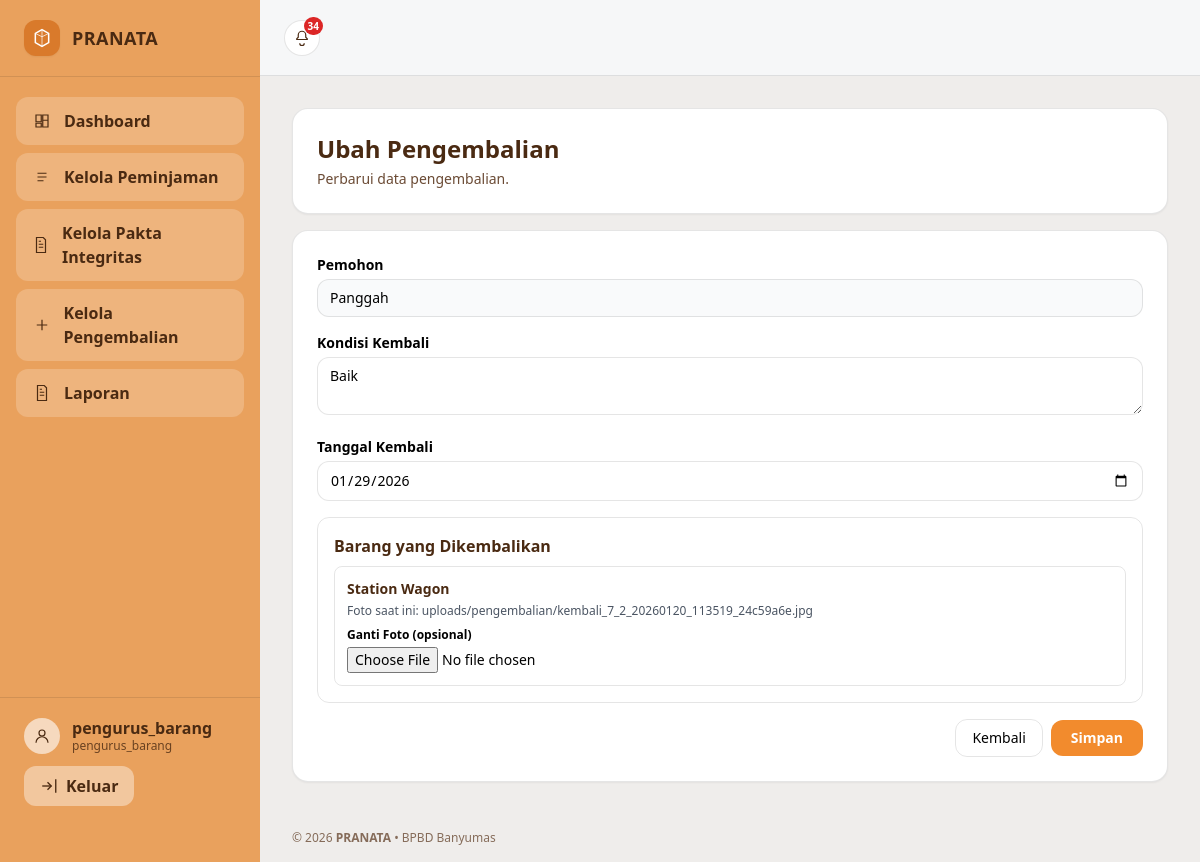
Screenshot of /index.php?page=pengurus_pengembalian_edit&id=7 (signed in) with the database file from the repository.
### tables this page shows
CREATE TABLE `pengembalian` (
  `id_kembali` int(11) NOT NULL,
  `id_pinjam` int(11) NOT NULL,
  `id_user` int(11) NOT NULL,
  `kondisi_kembali` varchar(80) DEFAULT NULL,
  `status` enum('pending','processing','completed','ditolak','rejected') NOT NULL,
  `requested_by` int(11) DEFAULT NULL,
  `verified_by` int(11) DEFAULT NULL,
  `verified_at` datetime DEFAULT NULL
);

CREATE TABLE `peminjaman` (
  `id_pinjam` int(11) NOT NULL,
  `id_user` int(11) NOT NULL,
  `nama_pihak1` varchar(120) DEFAULT NULL,
  `nip` varchar(30) DEFAULT NULL,
  `jabatan` varchar(80) DEFAULT NULL,
  `nama_pihak2` varchar(120) DEFAULT NULL,
  `nip1` varchar(30) DEFAULT NULL,
  `jabatan1` varchar(80) DEFAULT NULL,
  `alamat` varchar(255) DEFAULT NULL,
  `no_hp` varchar(15) DEFAULT NULL,
  `tujuan` varchar(200) DEFAULT NULL,
  `tgl_pinjam` date NOT NULL,
  `tgl_jatuh_tempo` date DEFAULT NULL,
  `spesifikasi` text DEFAULT NULL,
  `keterangan` text DEFAULT NULL,
  `status` enum('pending','waiting_verification','approved','completed','ditolak','rejected') NOT NULL,
  `requested_by` int(11) DEFAULT NULL,
  `verified_by` int(11) DEFAULT NULL,
  `verified_at` datetime DEFAULT NULL
);

CREATE TABLE `detail_peminjaman` (
  `id_detail_pinjam` int(11) NOT NULL,
  `id_pinjam` int(11) NOT NULL,
  `id_barang` int(11) NOT NULL,
  `jumlah` int(11) NOT NULL DEFAULT 1
);

CREATE TABLE `barang` (
  `id_barang` int(11) NOT NULL,
  `id_lokasi` int(11) NOT NULL,
  `kode_barang` varchar(50) DEFAULT NULL,
  `nomor_register` varchar(50) DEFAULT NULL,
  `nama_barang` varchar(150) NOT NULL,
  `tahun_perolehan` year(4) DEFAULT NULL,
  `merk_tipe` varchar(100) DEFAULT NULL,
  `ukuran_cc` varchar(50) DEFAULT NULL,
  `bahan` varchar(80) DEFAULT NULL,
  `pabrik` varchar(80) DEFAULT NULL,
  `nomor_rangka` varchar(80) DEFAULT NULL,
  `nomor_mesin` varchar(80) DEFAULT NULL,
  `nomor_polisi` varchar(30) DEFAULT NULL,
  `nomor_bpkb` varchar(80) DEFAULT NULL,
  `asal_usul` varchar(120) DEFAULT NULL,
  `harga_perolehan` decimal(15,2) DEFAULT NULL,
  `kondisi` varchar(50) DEFAULT NULL,
  `keterangan` text DEFAULT NULL,
  `stok_barang` int(11) NOT NULL DEFAULT 0,
  `foto` varchar(255) DEFAULT NULL,
  `status_brg` varchar(30) DEFAULT NULL,
  `tgl_masuk` date DEFAULT NULL
);

### app/controllers/PengurusBarangController.php (called while the page is built, shortened)
<?php
require_once __DIR__ . '/../models/Koneksi.php';
require_once __DIR__ . '/../models/PeminjamanModel.php';
class PengurusBarangController
{
    private $conn;
    private $model;
    public function __construct()
    {
        $this->conn = Koneksi::connect();
        $this->model = new PeminjamanModel();
    }
    public function pengembalianEdit()
    {
        $id = (int)($_GET['id'] ?? 0);
        $detailTable = $this->detectPengembalianDetailTable();
        $detailCols = $this->getTableColumns($detailTable);
        $dIdKembali = $this->pickColumn($detailCols, ['id_kembali','pengembalian_id']);
        $dTgl = $this->pickColumn($detailCols, ['tgl_kembali','tanggal_kembali','tgl']);
        $dIdBarang = $this->pickColumn($detailCols, ['id_barang','barang_id']);
        $dFoto = $this->pickColumn($detailCols, ['foto','foto_bukti']);
        $stmt = $this->conn->prepare("
            SELECT p.*, pm.nama_pihak2
            FROM pengembalian p
            LEFT JOIN peminjaman pm ON pm.id_pinjam = p.id_pinjam
            WHERE p.id_kembali = ?
            LIMIT 1
        ");
        $stmt->bind_param('i', $id);
        $stmt->execute();
        $data = $stmt->get_result()->fetch_assoc();
        $tglRow = $this->conn->query("SELECT MIN(`{$dTgl}`) AS tgl_kembali FROM `{$detailTable}` WHERE `{$dIdKembali}` = " . (int)$id)->fetch_assoc();
        $data['tgl_kembali'] = $tglRow['tgl_kembali'] ?? ($data['tgl_kembali'] ?? date('Y-m-d'));
        $fotoMap = [];
        if ($dFoto && $dIdBarang) {
            $stmt = $this->conn->prepare("SELECT `{$dIdBarang}` AS id_barang, `{$dFoto}` AS foto FROM `{$detailTable}` WHERE `{$dIdKembali}` = ?");
            $stmt->bind_param('i', $id);
            $stmt->execute();
            $resFoto = $stmt->get_result();
            if ($resFoto) {
                while ($r = $resFoto->fetch_assoc()) {
                    $bid = (int)($r['id_barang'] ?? 0);
                    if ($bid > 0) $fotoMap[$bid] = $r['foto'] ?? '';
                }
            }
        }
        $items = $this->model->getItems((int)($data['id_pinjam'] ?? 0));
        include __DIR__ . '/../views/pengurus/pengembalian_edit.php';
    }
    private function detectPengembalianDetailTable()
    {
        $candidates = ['detail_pengembalian','detail_kembali','pengembalian_detail','pengembalian_items'];
        foreach ($candidates as $t) {
            $stmt = $this->conn->prepare("SELECT COUNT(*) AS cnt FROM INFORMATION_SCHEMA.TABLES WHERE TABLE_SCHEMA=DATABASE() AND TABLE_NAME = ?");
            $stmt->bind_param('s', $t);
            $stmt->execute();
            $r = $stmt->get_result()->fetch_assoc();
            if (((int)($r['cnt'] ?? 0)) > 0) return $t;
        }
        return null;
    }
    private function getTableColumns($table)
    {
        $res = $this->conn->query("SHOW COLUMNS FROM `{$table}`");
        $cols = [];
        if ($res) while ($c = $res->fetch_assoc()) $cols[] = $c;
        return $cols;
    }
    private function pickColumn($cols, $candidates)
    {
        foreach ($candidates as $c) {
            foreach ($cols as $col) {
                if ($col['Field'] === $c) return $c;
            }
        }
        return null;
    }
}

### app/models/Koneksi.php (called while the page is built, shortened)
<?php
class Koneksi
{
    public static function connect()
    {
        $host = "localhost";
        $user = "root";
        $pass = "";
        $db   = "pranata_app";
        $conn = new mysqli($host, $user, $pass, $db);
        $conn->set_charset("utf8mb4");
        return $conn;
    }
}

### app/models/PeminjamanModel.php (called while the page is built, shortened)
<?php
require_once __DIR__ . '/Koneksi.php';
class PeminjamanModel
{
    private $conn;
    private $itemsTable = null;
    private $itemsPeminjamanCol = null;
    private $itemsBarangCol = null;
    public function __construct()
    {
        $this->conn = Koneksi::connect();
        $this->detectUserColumn();
    }
    private function detectUserColumn()
    {
        $candidates = ['user_id','id_user','requested_by','pemohon_id','peminjam_id','created_by','requester'];
        $sql = "SELECT COLUMN_NAME FROM INFORMATION_SCHEMA.COLUMNS WHERE TABLE_SCHEMA=DATABASE() AND TABLE_NAME='peminjaman'";
        $res = $this->conn->query($sql);
        $cols = [];
        if ($res) {
            while ($row = $res->fetch_assoc()) $cols[] = $row['COLUMN_NAME'];
        }
        foreach ($candidates as $c) {
            if (in_array($c, $cols)) {
                $this->userColumn = $c;
                return $this->userColumn;
            }
        }
        return null;
    }
    private function detectItemsTable()
    {
        $candidates = ['peminjaman_items','peminjaman_item','item_peminjaman','peminjaman_detail','peminjamanitems','detail_peminjaman','detail_pinjaman','detail_peminjam','detail_peminjam'];
        $found = null;
        foreach ($candidates as $t) {
            $stmt = $this->conn->prepare("SELECT COUNT(*) AS cnt FROM INFORMATION_SCHEMA.TABLES WHERE TABLE_SCHEMA=DATABASE() AND TABLE_NAME = ?");
            $stmt->bind_param('s', $t);
            $stmt->execute();
            $r = $stmt->get_result()->fetch_assoc();
            if (((int)($r['cnt'] ?? 0)) > 0) { $found = $t; break; }
        }
        $this->itemsTable = $found;
        $colsRes = $this->conn->query("SELECT COLUMN_NAME FROM INFORMATION_SCHEMA.COLUMNS WHERE TABLE_SCHEMA=DATABASE() AND TABLE_NAME='" . $this->itemsTable . "'");
        $cols = [];
        if ($colsRes) while ($r = $colsRes->fetch_assoc()) $cols[] = $r['COLUMN_NAME'];
        $pCandidates = ['peminjaman_id','peminjamanid','id_peminjaman','id_pinjaman','id_peminjam','id_pinjam','id_pinjam'];
        foreach ($pCandidates as $c) if (in_array($c, $cols)) { $this->itemsPeminjamanCol = $c; break; }
        $bCandidates = ['barang_id','id_barang','id_brg','id_brg'];
        foreach ($bCandidates as $c) if (in_array($c, $cols)) { $this->itemsBarangCol = $c; break; }
        $qCandidates = ['qty','jumlah','jumlah_barang','quantity','jumlah_barang'];
        foreach ($qCandidates as $c) if (in_array($c, $cols)) { $this->itemsQtyCol = $c; break; }
        return $this->itemsTable;
    }
    public function getItems($peminjamanId)
    {
        $pCol = $this->itemsPeminjamanCol;
        $bCol = $this->itemsBarangCol ?: 'barang_id';
        $sql = "SELECT pi.*, b.nama_barang, b.kode_barang FROM `{$this->itemsTable}` pi LEFT JOIN barang b ON b.id_barang = pi.`{$bCol}` WHERE pi.`{$pCol}` = ?";
        $stmt = $this->conn->prepare($sql);
        $stmt->bind_param('i', $peminjamanId);
        $stmt->execute();
        $res = $stmt->get_result();
        $rows = [];
        while ($r = $res->fetch_assoc()) $rows[] = $r;
        return $rows;
    }
}

### app/views/pengurus/pengembalian_edit.php (the view, shortened to what this page needs)
<div class="space-y-4">
  <div class="rounded-2xl border border-black/10 bg-white p-6 shadow-sm">
    <h2 class="text-2xl font-extrabold text-[#4A2A12]">Ubah Pengembalian</h2>
    <p class="mt-1 text-sm text-[#6B4B35]">Perbarui data pengembalian.</p>
  </div>
  <div class="rounded-2xl border border-black/10 bg-white p-6 shadow-sm">
    <form method="POST" action="index.php?page=pengurus_pengembalian_edit&id=<?= (int)($data['id_kembali'] ?? 0) ?>" class="space-y-4" enctype="multipart/form-data">
      <div>
        <label class="block text-sm font-semibold mb-1">Pemohon</label>
        <input type="text" value="<?= htmlspecialchars($data['nama_pihak2'] ?? '-') ?>" class="w-full rounded-xl border border-black/10 px-3 py-2 text-sm bg-gray-50" readonly>
      </div>
      <div>
        <label class="block text-sm font-semibold mb-1">Kondisi Kembali</label>
        <textarea name="kondisi_kembali" rows="2" class="w-full rounded-xl border border-black/10 px-3 py-2 text-sm" required><?= htmlspecialchars($data['kondisi_kembali'] ?? '') ?></textarea>
      </div>
      <div>
        <label class="block text-sm font-semibold mb-1">Tanggal Kembali</label>
        <input type="date" name="tgl_kembali" value="<?= htmlspecialchars($data['tgl_kembali'] ?? date('Y-m-d')) ?>" class="w-full rounded-xl border border-black/10 px-3 py-2 text-sm" required>
      </div>
      <div class="rounded-xl border border-black/10 p-4">
        <div class="font-semibold text-[#4A2A12] mb-2">Barang yang Dikembalikan</div>
        <?php if (empty($items)): ?>
          <div class="text-sm text-gray-600">Tidak ada item.</div>
        <?php else: ?>
          <div class="space-y-3 text-sm">
            <?php foreach ($items as $it): ?>
              <?php $bid = (int)($it['id_barang'] ?? ($it['barang_id'] ?? 0)); ?>
              <div class="rounded-lg border border-black/10 p-3">
                <div class="font-semibold text-[#4A2A12]"><?= htmlspecialchars($it['nama_barang'] ?? ($it['barang_id'] ?? '-')) ?></div>
                <?php if (!empty($fotoMap[$bid])): ?>
                  <div class="mt-1 text-xs text-gray-600">Foto saat ini: <?= htmlspecialchars($fotoMap[$bid]) ?></div>
                <?php endif; ?>
                <div class="mt-2">
                  <label class="block text-xs font-semibold mb-1">Ganti Foto (opsional)</label>
                  <input type="file" name="foto[<?= $bid ?>]" accept=".jpg,.jpeg,.png" class="w-full text-sm">
                </div>
              </div>
            <?php endforeach; ?>
          </div>
        <?php endif; ?>
      </div>
      <div class="flex flex-col gap-2 sm:flex-row sm:items-center sm:justify-end">
        <a href="index.php?page=pengurus_pengembalian" class="inline-flex w-full items-center justify-center rounded-xl border border-black/10 px-4 py-2 text-sm sm:w-auto">Kembali</a>
        <button type="submit" class="inline-flex w-full items-center justify-center rounded-xl bg-[#F28B2D] px-5 py-2 text-sm font-bold text-white sm:w-auto">Simpan</button>
      </div>
    </form>
  </div>
</div>
<?php
include __DIR__ . '/../layout/main.php';
?>

### rows the page displays
pengembalian: id_pinjam.nama_pihak2 "Panggah", kondisi_kembali "Baik"
detail_peminjaman: id_barang.nama_barang "Station Wagon", id_barang "uploads/pengembalian/kembali_7_2_20260120_113519_24c59a6e.jpg"

### other values shown
$username "pengurus_barang"
$role ?: 'Admin' "pengurus_barang"
$notifUnread "34"
